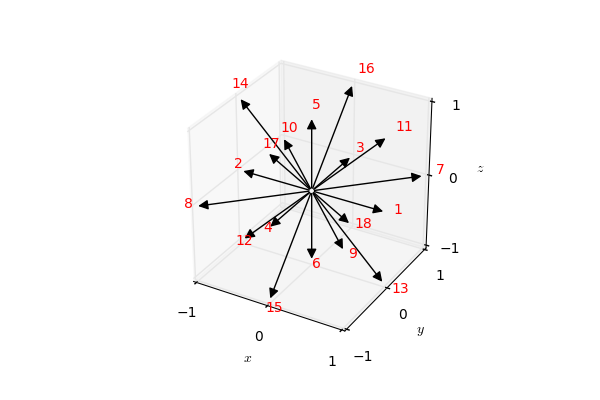

Here is the Python script that generated this plot:
# -*- coding: utf-8 -*-
# Autor: Diogo Nardelli Siebert
# Data: 01/09/2016
#
# Faz figura das redes utilizadas em lattice boltzmann
# para integrar a documentação do código gradlbm

import matplotlib.pyplot as plt
from matplotlib.patches import FancyArrowPatch
from mpl_toolkits.mplot3d import Axes3D
import numpy as np

from mpl_toolkits.mplot3d import proj3d

class Arrow3D(FancyArrowPatch):
    def __init__(self, xs, ys, zs, *args, **kwargs):
        FancyArrowPatch.__init__(self, (0,0), (0,0), *args, **kwargs)
        self._verts3d = xs, ys, zs

    def draw(self, renderer):
        xs3d, ys3d, zs3d = self._verts3d
        xs, ys, zs = proj3d.proj_transform(xs3d, ys3d, zs3d, renderer.M)
        self.set_positions((xs[0],ys[0]),(xs[1],ys[1]))
        FancyArrowPatch.draw(self, renderer)

fig = plt.figure()
ax = fig.add_subplot(111, projection='3d')

cx =  np.array( [   0,  1, -1,  0,  0,  0,  0,  1, -1,  1, -1,  1, -1,  1, -1,  0,  0,  0,  0  ] )
cy =  np.array( [  0,  0,  0,  1, -1,  0,  0,  1, -1, -1,  1,  0,  0,  0,  0, -1,  1, -1,  1 ] )
cz =  np.array( [  0,  0,  0,  0,  0,  1, -1,  0,  0,  0,  0,  1, -1, -1,  1, -1,  1,  1, -1] ) 
3
ax.set_xlim3d(-1,1)
ax.set_ylim3d(-1,1)
ax.set_zlim3d(-1,1)
ax.set_xlabel("$x$")
ax.set_ylabel("$y$")
ax.set_zlabel("$z$")
ax.set_xticks([-1,0,1])
ax.set_yticks([-1,0,1])
ax.set_zticks([-1,0,1])
ax.set_aspect(1)

for i in range(1,len(cx)):
    x,y,z = cx[i], cy[i], cz[i]
    a = Arrow3D([0,x],[0,y],[0,z], mutation_scale=20, lw=1, arrowstyle="-|>", color="k")
    ax.add_artist(a)
    ax.text(1.10*x, 1.10*y, 1.10*z, str(i), color='red')

plt.savefig("d3q19.png", dpi = 100)

##for x,y in zip(cx,cy):
#hw = 0.1
#hl = 0.1
#for x,y in zip(cx[1:],cy[1:]):
#    ax.arrow(0, 0, (1-hl)*x, (1-hl)*y  , head_width=0.1, head_length=0.1, fc='k', ec='k')
#plt.show()